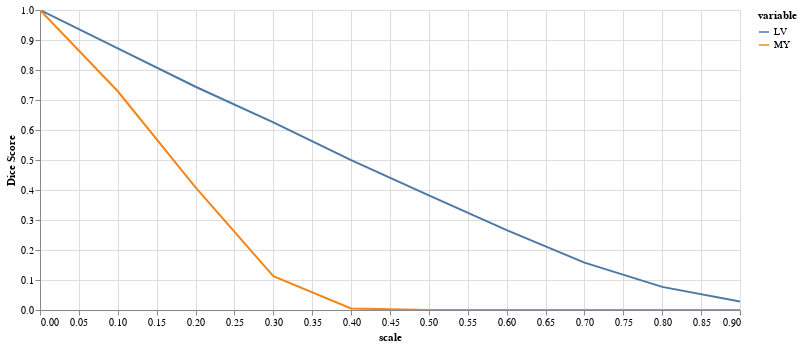

The notebook cell saved with this chart:
### Code cell
results = eval_zoom_series(img(), trueMask(), trainedModel, components=['bg','LV','MY'])
plot_eval_series(results)

### Figure 1 — Vega-Lite specification as saved in the notebook (floating-point values rounded to 4 significant figures)
{"config": {"view": {"continuousWidth": 400, "continuousHeight": 300}}, "data": {"name": "data-faeba8c15bc66eb1e25f7f4748adc9a2"}, "mark": "line", "encoding": {"color": {"field": "variable", "type": "nominal"}, "tooltip": {"field": "Dice Score", "type": "quantitative"}, "x": {"field": "scale", "type": "quantitative"}, "y": {"field": "Dice Score", "type": "quantitative"}}, "height": 300, "selection": {"selector016": {"type": "interval", "bind": "scales", "encodings": ["x", "y"]}}, "width": 700, "$schema": "https://vega.github.io/schema/vega-lite/v4.17.0.json", "datasets": {"data-faeba8c15bc66eb1e25f7f4748adc9a2": [{"scale": 0.0, "variable": "LV", "Dice Score": 1.0}, {"scale": 0.1, "variable": "LV", "Dice Score": 0.8719}, {"scale": 0.2, "variable": "LV", "Dice Score": 0.7441}, {"scale": 0.3, "variable": "LV", "Dice Score": 0.6256}, {"scale": 0.4, "variable": "LV", "Dice Score": 0.4995}, {"scale": 0.5, "variable": "LV", "Dice Score": 0.3819}, {"scale": 0.6, "variable": "LV", "Dice Score": 0.2662}, {"scale": 0.7, "variable": "LV", "Dice Score": 0.158}, {"scale": 0.8, "variable": "LV", "Dice Score": 0.077}, {"scale": 0.9, "variable": "LV", "Dice Score": 0.02858}, {"scale": 0.0, "variable": "MY", "Dice Score": 1.0}, {"scale": 0.1, "variable": "MY", "Dice Score": 0.7291}, {"scale": 0.2, "variable": "MY", "Dice Score": 0.4084}, {"scale": 0.3, "variable": "MY", "Dice Score": 0.1129}, {"scale": 0.4, "variable": "MY", "Dice Score": 0.004906}, {"scale": 0.5, "variable": "MY", "Dice Score": 0.0}, {"scale": 0.6, "variable": "MY", "Dice Score": 0.0}, {"scale": 0.7, "variable": "MY", "Dice Score": 0.0}, {"scale": 0.8, "variable": "MY", "Dice Score": 0.0}, {"scale": 0.9, "variable": "MY", "Dice Score": 0.0}]}}
